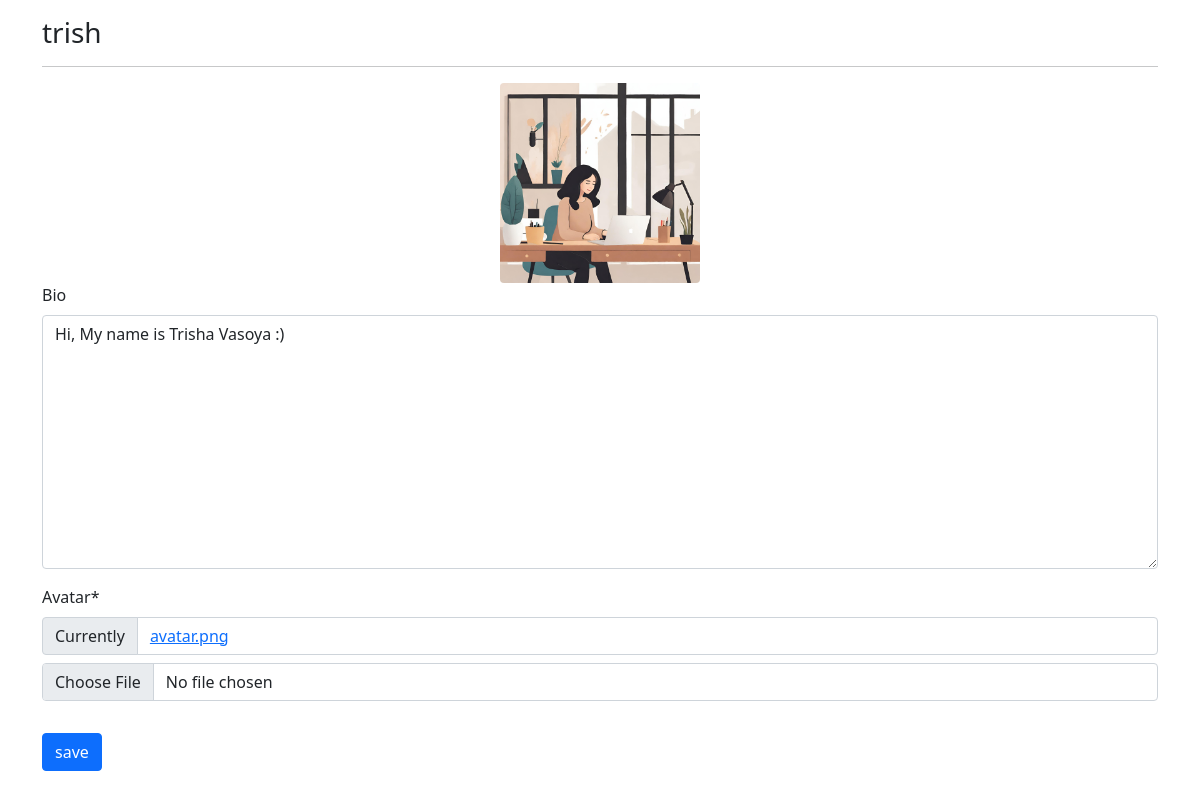
The page /profiles/my/ (signed in) on the database its author committed.
### profiles/models.py (models this page shows, shortened)
class Profile(models.Model):
    user = models.OneToOneField(User, on_delete=models.CASCADE)
    bio = models.TextField(blank=True)
    avatar = models.ImageField(default='avatar.png', upload_to='avatars')
    updated = models.DateTimeField(auto_now=True)
    created = models.DateTimeField(auto_now_add=True)

### profiles/views.py (the view, shortened to what this page needs)
# urls.py: path('my/', my_profile_view, name='my-profile'),
def my_profile_view(request):
    obj = Profile.objects.get(user=request.user)
    form = ProfileForm(request.POST or None, request.FILES or None, instance=obj)
    context = {
        'obj': obj,
        'form': form,
    }
    return render(request, 'profiles/main.html', context)

### profiles/forms.py
class ProfileForm(forms.ModelForm):
    class Meta:
        model = Profile
        fields = ('bio', 'avatar',)

### profiles/templates/profiles/main.html (shortened to what this page needs)
{% extends "base.html" %}
{% load static %}
{% load crispy_forms_tags %}
{% block content %}
    <h3>{{obj.user}}</h3>
    <hr>
    <div class="text-center" id="avatar-box">
        <img src="{{obj.avatar.url}}" class="rounded" height="200px" width="auto" alt="{{obj.user.username}}">
    </div>
    <form id="profile-form">
        {{form|crispy}}
        <button type="submit" class="btn btn-primary mt-3">save</button>
    </form>
{% endblock content %}

### rows shown on the page
Profile: user "trish", avatar (placeholder picture), bio "Hi, My name is Trisha Vasoya :)"
